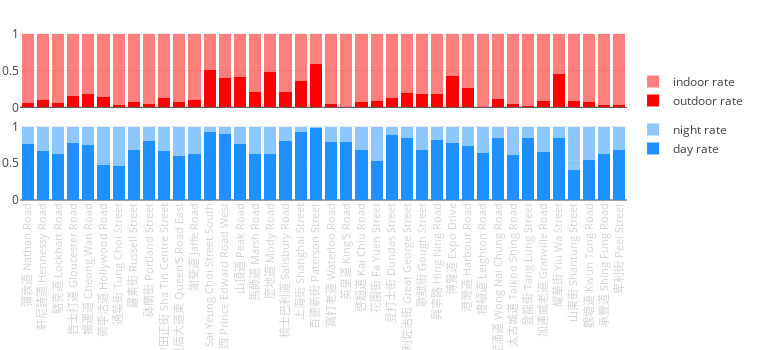

Notebook cell for this chart:
### Code cell
ENV_TIME_N_TICKS = 40

####

locations_env = calculate_street_enviroment()

env_data = {}
for street in locations_env['street'].unique():
    outdoor_cn = locations_env[locations_env['street'] == street]['outdoor'].sum()
    indoor_cn = locations_env[locations_env['street'] == street]['indoor'].sum()
    
    env_data[street] = [outdoor_cn, indoor_cn]
    
####

street_outdoor_data, street_indoor_data = [], []
for x in streets:
    # PERSONAL FIX
    if x in env_data:
        street_outdoor_data.append(env_data[x][0])
        street_indoor_data.append(env_data[x][1])
    
####

street_outdoor_data = np.array(street_outdoor_data)
street_indoor_data = np.array(street_indoor_data)

outdoor_rate = street_outdoor_data / (street_indoor_data + street_outdoor_data)

####

cn = Counter()
for loc in list(data1.keys()):
    for photo in data1[loc]:
        for category, val in data1[loc][photo]['categories'].items():
            cn[category] += float(val)
            
all_tags = list(cn.keys())
forbidden_tags = ["beauty_salon", "dressing_room"]
for x in forbidden_tags:
    all_tags.remove(x)

####

scenes_fn = "/Users/pavel/Sources/python/concepts/insta/cv_sandbox/photo_tagger/scenes_{}.json"

selected_tags = get_tags('selected')

opposite_scenes = load_json(scenes_fn.format(OPPOSITE_CITY))
target_scenes = load_json(scenes_fn.format(CITY))

opposite_tags_table = build_tags_table(all_tags, opposite_scenes)
target_tags_table = build_tags_table(all_tags, target_scenes)

general_tags_table = np.vstack((target_tags_table[all_tags].values.tolist(), 
                                opposite_tags_table[all_tags].values.tolist()))

target_scenes = load_json(scenes_fn.format(CITY))
target_tags_table = build_tags_table(all_tags, target_scenes)

####

night_tags = ['bar', 'discotheque', 'beer_hall', 'pub/indoor', 'restaurant']
day_tags = [x for x in SELECTED_TAGS if not x in night_tags and \
                                        not x in forbidden_tags]

####

daily_activity_list = []
for loc in list(data1.keys()):
    row = target_tags_table[target_tags_table['id'] == loc]
    day_val = row[day_tags].values.sum()
    night_val = row[night_tags].values.sum()
    if loc in id2loc:
        street = geo_table[geo_table['id'] == int(loc)][STREET_COLUMN].tolist()
        if street and street[0] != 'None':
            daily_activity_list.append([loc, day_val, night_val, street[0]])
        
daily_activity_table = pd.DataFrame(daily_activity_list)
daily_activity_table.columns = ['id', 'day', 'night', 'street']

####

daily_activity_dict = {}
for street in locations_env['street'].unique():
    day_cn = daily_activity_table[daily_activity_table['street'] == street]['day'].values.sum()
    night_cn = daily_activity_table[daily_activity_table['street'] == street]['night'].values.sum()
    
    daily_activity_dict[street] = [day_cn, night_cn]
    
####

street_day_activity, street_night_activity = [], []
for x in streets:
    if x in daily_activity_dict:
        street_day_activity.append(daily_activity_dict[x][0])
        street_night_activity.append(daily_activity_dict[x][1])
        
####

street_ticks = np.array(streets)

street_day_activity = np.array(street_day_activity)
street_night_activity = np.array(street_night_activity)

day_activity_rate = np.array(street_day_activity / 
                             (street_day_activity + street_night_activity))

VERTICAL_SPACING = 0.09
fig = tools.make_subplots(rows=2, cols=1,
                          vertical_spacing=VERTICAL_SPACING,
                          print_grid=False)

ENV_COLOR = 'red'
INDOOR_OPACITY = 0.5

outdoor_trace = go.Bar(
    y=outdoor_rate[:ENV_TIME_N_TICKS],
    x=street_ticks[:ENV_TIME_N_TICKS],
    marker=dict(color=ENV_COLOR), 
    name="outdoor rate",
    legendgroup='group1'
)

indoor_trace = go.Bar(
    y=1-outdoor_rate[:ENV_TIME_N_TICKS],
    x=street_ticks[:ENV_TIME_N_TICKS],
    marker=dict(color=ENV_COLOR), 
    opacity=INDOOR_OPACITY,
    name="indoor rate",
    legendgroup='group1'
)

fig.append_trace(outdoor_trace, 1, 1)
fig.append_trace(indoor_trace, 1, 1)

DAILY_COLOR = 'dodgerblue'
NIGHT_OPACITY = 0.5

day_trace = go.Bar(y=day_activity_rate[:ENV_TIME_N_TICKS],
                   x=street_ticks[:ENV_TIME_N_TICKS],
                   marker=dict(color=DAILY_COLOR), 
                   name="day rate",
                   legendgroup='group2')

night_trace = go.Bar(y=1-day_activity_rate[:ENV_TIME_N_TICKS],
                     x=street_ticks[:ENV_TIME_N_TICKS],
                     marker=dict(color=DAILY_COLOR), 
                     opacity=NIGHT_OPACITY,
                     name="night rate",
                     legendgroup='group2')

fig.append_trace(day_trace, 2, 1)
fig.append_trace(night_trace, 2, 1)

MARGIN = go.layout.Margin(t=30, b=150, l=20)
FONTSIZE = 11
FONTCOLOR = 'lightgrey'
PLOT_HEIGHT = 350
PLOT_WIDTH = 760
LEGEND_X = 1.01
LEGEND_Y = 0.5

fig['layout'].update(width=PLOT_WIDTH, height=PLOT_HEIGHT,
                     legend=dict(x=LEGEND_X, y=LEGEND_Y), 
                     barmode='stack', margin=MARGIN,
                     xaxis1=dict(showticklabels=False),
                     xaxis2=dict(tickangle=-90, 
                                 tickfont=dict(size=FONTSIZE, color=FONTCOLOR)))

py.iplot(fig, show_link=False)

### Figure 1 — Plotly figure (JSON) as saved in the notebook; plotly's stock layout.template omitted (floating-point values rounded to 4 significant figures)
{"data": [{"legendgroup": "group1", "marker": {"color": "red"}, "name": "outdoor rate", "type": "bar", "uid": "01ac1878-fbbd-11e8-9588-3c15c2cf2370", "x": ["彌敦道 Nathan Road", "軒尼詩道 Hennessy Road", "駱克道 Lockhart Road", "告士打道 Gloucester Road", "暢運道 Cheong Wan Road", "荷李活道 Hollywood Road", "通菜街 Tung Choi Street", "羅素街 Russell Street", "砵蘭街 Portland Street", "沙田正街 Sha Tin Centre Street", "皇后大道東 Queen'S Road East", "謝斐道 Jaffe Road", "西洋菜南街 Sai Yeung Choi Street South", "太子道西 Prince Edward Road West", "山頂道 Peak Road", "馬師道 Marsh Road", "麼地道 Mody Road", "梳士巴利道 Salisbury Road", "上海街 Shanghai Street", "百德新街 Paterson Street", "窩打老道 Waterloo Road", "英皇道 King'S Road", "啓超道 Kai Chiu Road", "花園街 Fa Yuen Street", "登打士街 Dundas Street", "記利佐治街 Great George Street", "歌賦街 Gough Street", "興寧路 Hing Ning Road", "博覽道 Expo Drive", "港灣道 Harbour Road", "禮頓道 Leighton Road", "黃泥涌道 Wong Nai Chung Road", "太古城道 Taikoo Shing Road", "登龍街 Tang Lung Street", "加連威老道 Granville Road", "耀華街 Yiu Wa Street", "山東街 Shantung Street", "觀塘道 Kwun Tong Road", "承豐道 Shing Fung Road", "卑利街 Peel Street"], "xaxis": "x", "y": [0.05622, 0.1023, 0.06217, 0.1546, 0.1768, 0.1344, 0.0297, 0.06904, 0.03922, 0.1295, 0.06965, 0.09444, 0.5145, 0.4036, 0.4067, 0.2122, 0.4792, 0.2065, 0.3639, 0.5854, 0.05, 0, 0.07377, 0.08997, 0.1244, 0.1946, 0.1811, 0.1854, 0.4252, 0.2633, 0.009524, 0.1141, 0.04663, 0.01961, 0.07977, 0.4483, 0.08017, 0.07917, 0.03061, 0.03546], "yaxis": "y"}, {"legendgroup": "group1", "marker": {"color": "red"}, "name": "indoor rate", "opacity": 0.5, "type": "bar", "uid": "01accd54-fbbd-11e8-a231-3c15c2cf2370", "x": ["彌敦道 Nathan Road", "軒尼詩道 Hennessy Road", "駱克道 Lockhart Road", "告士打道 Gloucester Road", "暢運道 Cheong Wan Road", "荷李活道 Hollywood Road", "通菜街 Tung Choi Street", "羅素街 Russell Street", "砵蘭街 Portland Street", "沙田正街 Sha Tin Centre Street", "皇后大道東 Queen'S Road East", "謝斐道 Jaffe Road", "西洋菜南街 Sai Yeung Choi Street South", "太子道西 Prince Edward Road West", "山頂道 Peak Road", "馬師道 Marsh Road", "麼地道 Mody Road", "梳士巴利道 Salisbury Road", "上海街 Shanghai Street", "百德新街 Paterson Street", "窩打老道 Waterloo Road", "英皇道 King'S Road", "啓超道 Kai Chiu Road", "花園街 Fa Yuen Street", "登打士街 Dundas Street", "記利佐治街 Great George Street", "歌賦街 Gough Street", "興寧路 Hing Ning Road", "博覽道 Expo Drive", "港灣道 Harbour Road", "禮頓道 Leighton Road", "黃泥涌道 Wong Nai Chung Road", "太古城道 Taikoo Shing Road", "登龍街 Tang Lung Street", "加連威老道 Granville Road", "耀華街 Yiu Wa Street", "山東街 Shantung Street", "觀塘道 Kwun Tong Road", "承豐道 Shing Fung Road", "卑利街 Peel Street"], "xaxis": "x", "y": [0.9438, 0.8977, 0.9378, 0.8454, 0.8232, 0.8656, 0.9703, 0.931, 0.9608, 0.8705, 0.9303, 0.9056, 0.4855, 0.5964, 0.5933, 0.7878, 0.5208, 0.7935, 0.6361, 0.4146, 0.95, 1, 0.9262, 0.91, 0.8756, 0.8054, 0.8189, 0.8146, 0.5748, 0.7367, 0.9905, 0.8859, 0.9534, 0.9804, 0.9202, 0.5517, 0.9198, 0.9208, 0.9694, 0.9645], "yaxis": "y"}, {"legendgroup": "group2", "marker": {"color": "dodgerblue"}, "name": "day rate", "type": "bar", "uid": "01af150a-fbbd-11e8-9314-3c15c2cf2370", "x": ["彌敦道 Nathan Road", "軒尼詩道 Hennessy Road", "駱克道 Lockhart Road", "告士打道 Gloucester Road", "暢運道 Cheong Wan Road", "荷李活道 Hollywood Road", "通菜街 Tung Choi Street", "羅素街 Russell Street", "砵蘭街 Portland Street", "沙田正街 Sha Tin Centre Street", "皇后大道東 Queen'S Road East", "謝斐道 Jaffe Road", "西洋菜南街 Sai Yeung Choi Street South", "太子道西 Prince Edward Road West", "山頂道 Peak Road", "馬師道 Marsh Road", "麼地道 Mody Road", "梳士巴利道 Salisbury Road", "上海街 Shanghai Street", "百德新街 Paterson Street", "窩打老道 Waterloo Road", "英皇道 King'S Road", "啓超道 Kai Chiu Road", "花園街 Fa Yuen Street", "登打士街 Dundas Street", "記利佐治街 Great George Street", "歌賦街 Gough Street", "興寧路 Hing Ning Road", "博覽道 Expo Drive", "港灣道 Harbour Road", "禮頓道 Leighton Road", "黃泥涌道 Wong Nai Chung Road", "太古城道 Taikoo Shing Road", "登龍街 Tang Lung Street", "加連威老道 Granville Road", "耀華街 Yiu Wa Street", "山東街 Shantung Street", "觀塘道 Kwun Tong Road", "承豐道 Shing Fung Road", "卑利街 Peel Street"], "xaxis": "x2", "y": [0.7639, 0.6675, 0.6193, 0.7708, 0.7455, 0.4767, 0.4573, 0.6837, 0.8088, 0.6635, 0.6017, 0.6316, 0.9197, 0.8918, 0.7595, 0.6241, 0.6324, 0.8086, 0.9259, 0.9733, 0.7902, 0.7832, 0.679, 0.5263, 0.8847, 0.8495, 0.683, 0.8103, 0.7753, 0.7301, 0.646, 0.8427, 0.6173, 0.8371, 0.6544, 0.8432, 0.4139, 0.5407, 0.6231, 0.6814], "yaxis": "y2"}, {"legendgroup": "group2", "marker": {"color": "dodgerblue"}, "name": "night rate", "opacity": 0.5, "type": "bar", "uid": "01afe17e-fbbd-11e8-a89d-3c15c2cf2370", "x": ["彌敦道 Nathan Road", "軒尼詩道 Hennessy Road", "駱克道 Lockhart Road", "告士打道 Gloucester Road", "暢運道 Cheong Wan Road", "荷李活道 Hollywood Road", "通菜街 Tung Choi Street", "羅素街 Russell Street", "砵蘭街 Portland Street", "沙田正街 Sha Tin Centre Street", "皇后大道東 Queen'S Road East", "謝斐道 Jaffe Road", "西洋菜南街 Sai Yeung Choi Street South", "太子道西 Prince Edward Road West", "山頂道 Peak Road", "馬師道 Marsh Road", "麼地道 Mody Road", "梳士巴利道 Salisbury Road", "上海街 Shanghai Street", "百德新街 Paterson Street", "窩打老道 Waterloo Road", "英皇道 King'S Road", "啓超道 Kai Chiu Road", "花園街 Fa Yuen Street", "登打士街 Dundas Street", "記利佐治街 Great George Street", "歌賦街 Gough Street", "興寧路 Hing Ning Road", "博覽道 Expo Drive", "港灣道 Harbour Road", "禮頓道 Leighton Road", "黃泥涌道 Wong Nai Chung Road", "太古城道 Taikoo Shing Road", "登龍街 Tang Lung Street", "加連威老道 Granville Road", "耀華街 Yiu Wa Street", "山東街 Shantung Street", "觀塘道 Kwun Tong Road", "承豐道 Shing Fung Road", "卑利街 Peel Street"], "xaxis": "x2", "y": [0.2361, 0.3325, 0.3807, 0.2292, 0.2545, 0.5233, 0.5427, 0.3163, 0.1912, 0.3365, 0.3983, 0.3684, 0.08028, 0.1082, 0.2405, 0.3759, 0.3676, 0.1914, 0.07414, 0.02665, 0.2098, 0.2168, 0.321, 0.4737, 0.1153, 0.1505, 0.317, 0.1897, 0.2247, 0.2699, 0.354, 0.1573, 0.3827, 0.1629, 0.3456, 0.1568, 0.5861, 0.4593, 0.3769, 0.3186], "yaxis": "y2"}], "layout": {"barmode": "stack", "height": 350, "legend": {"x": 1.01, "y": 0.5}, "margin": {"b": 150, "l": 20, "t": 30}, "width": 760, "xaxis": {"anchor": "y", "domain": [0, 1], "showticklabels": false}, "xaxis2": {"anchor": "y2", "domain": [0, 1], "tickangle": -90, "tickfont": {"color": "lightgrey", "size": 11}}, "yaxis": {"anchor": "x", "domain": [0.545, 1]}, "yaxis2": {"anchor": "x2", "domain": [0, 0.455]}}}
